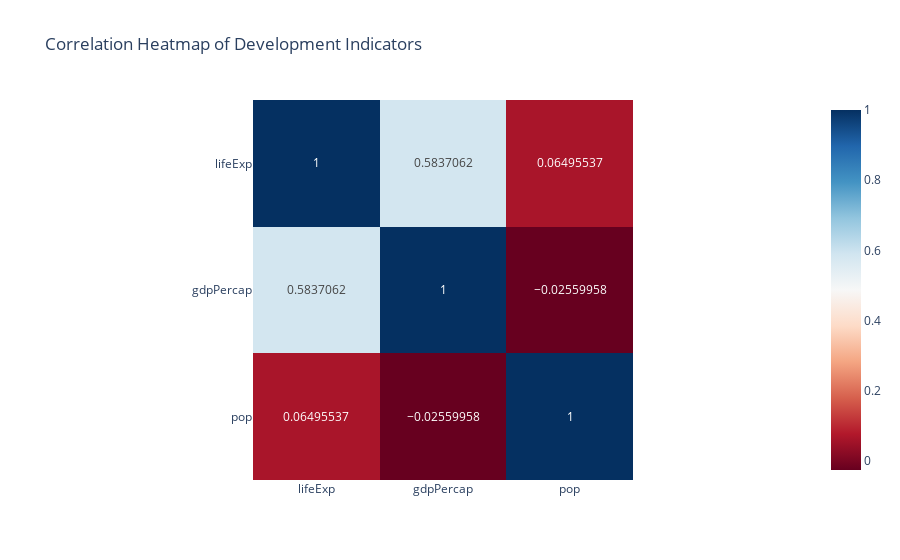

The cell this chart's notebook holds for it:
### Code cell
# 7. Heatmap 
# o Compute the correlation matrix for lifeExp, gdpPercap, and pop. 
# o Plot the matrix as a heatmap. 
# o Add numeric values inside each cell. 
# o Title: "Correlation Heatmap of Development Indicators". 
# o Use a diverging color scale for better contrast. 

corr_matrix = data[["lifeExp", "gdpPercap", "pop"]].corr()
heatmap = px.imshow(corr_matrix, text_auto=True, color_continuous_scale="RdBu", title="Correlation Heatmap of Development Indicators")
heatmap.show()

### Figure 1 — Plotly figure (JSON) as saved in the notebook; plotly's stock layout.template omitted (floating-point values rounded to 4 significant figures)
{"data": [{"coloraxis": "coloraxis", "hovertemplate": "x: %{x}<br>y: %{y}<br>color: %{z}<extra></extra>", "name": "0", "texttemplate": "%{z}", "type": "heatmap", "x": ["lifeExp", "gdpPercap", "pop"], "xaxis": "x", "y": ["lifeExp", "gdpPercap", "pop"], "yaxis": "y", "z": [[1.0, 0.5837, 0.06496], [0.5837, 1.0, -0.0256], [0.06496, -0.0256, 1.0]]}], "layout": {"coloraxis": {"colorscale": [[0, "rgb(103,0,31)"], [0.1, "rgb(178,24,43)"], [0.2, "rgb(214,96,77)"], [0.3, "rgb(244,165,130)"], [0.4, "rgb(253,219,199)"], [0.5, "rgb(247,247,247)"], [0.6, "rgb(209,229,240)"], [0.7, "rgb(146,197,222)"], [0.8, "rgb(67,147,195)"], [0.9, "rgb(33,102,172)"], [1, "rgb(5,48,97)"]]}, "title": {"text": "Correlation Heatmap of Development Indicators"}, "xaxis": {"anchor": "y", "constrain": "domain", "domain": [0, 1], "scaleanchor": "y"}, "yaxis": {"anchor": "x", "autorange": "reversed", "constrain": "domain", "domain": [0, 1]}}}
